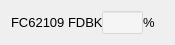
   <widget class="QWidget" name="layoutWidget">
    <property name="geometry">
     <rect>
      <x>224</x>
      <y>12</y>
      <width>155</width>
      <height>25</height>
     </rect>
    </property>
    <layout class="QHBoxLayout" name="horizontalLayout_66">
     <property name="spacing">
      <number>0</number>
     </property>
     <item>
      <widget class="QLabel" name="label_129">
       <property name="minimumSize">
        <size>
         <width>91</width>
         <height>21</height>
        </size>
       </property>
       <property name="maximumSize">
        <size>
         <width>91</width>
         <height>21</height>
        </size>
       </property>
       <property name="font">
        <font>
         <pointsize>10</pointsize>
         <weight>50</weight>
         <bold>false</bold>
        </font>
       </property>
       <property name="styleSheet">
        <string notr="true">background-color: none;
font: rgb(255, 255, 255);</string>
       </property>
       <property name="text">
        <string>FC62109 FDBK</string>
       </property>
       <property name="alignment">
        <set>Qt::AlignLeading|Qt::AlignLeft|Qt::AlignVCenter</set>
       </property>
      </widget>
     </item>
     <item>
      <widget class="QLineEdit" name="leVal_FC62109">
       <property name="minimumSize">
        <size>
         <width>41</width>
         <height>23</height>
        </size>
       </property>
       <property name="maximumSize">
        <size>
         <width>41</width>
         <height>23</height>
        </size>
       </property>
       <property name="styleSheet">
        <string notr="true">background-color: rgba(255, 255, 255, 100);</string>
       </property>
      </widget>
     </item>
     <item>
      <widget class="QLabel" name="label_132">
       <property name="minimumSize">
        <size>
         <width>21</width>
         <height>21</height>
        </size>
       </property>
       <property name="maximumSize">
        <size>
         <width>21</width>
         <height>21</height>
        </size>
       </property>
       <property name="font">
        <font>
         <pointsize>10</pointsize>
         <weight>50</weight>
         <bold>false</bold>
        </font>
       </property>
       <property name="styleSheet">
        <string notr="true">background-color: none;
font: rgb(255, 255, 255);</string>
       </property>
       <property name="text">
        <string>%</string>
       </property>
       <property name="alignment">
        <set>Qt::AlignLeading|Qt::AlignLeft|Qt::AlignVCenter</set>
       </property>
      </widget>
     </item>
    </layout>
   </widget>
